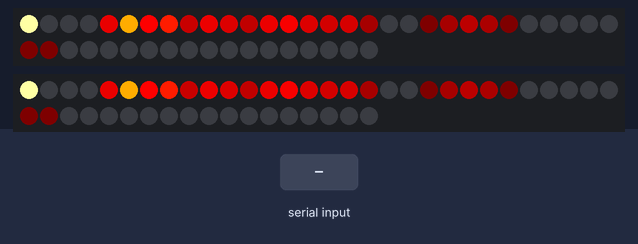
Simulated run of this sketch. Board: Arduino Uno, built with avr-gcc and run on an emulated ATmega328P. On the bench: 2 × 48 RGB LEDs in strip order, left to right, continuing on the next row. The test bench sets the inputs (shaded band). Random numbers use the default seed unless the sketch sets one; what the sketch prints to the serial monitor is not drawn.

Above: at 1.25 s.
1.3 s: "b" received over Serial
At 1.38 s:
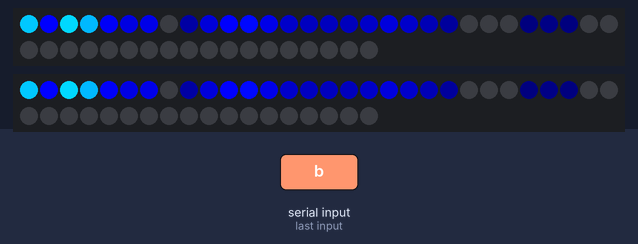
2.9 s: "r" received over Serial
At 2.92 s:
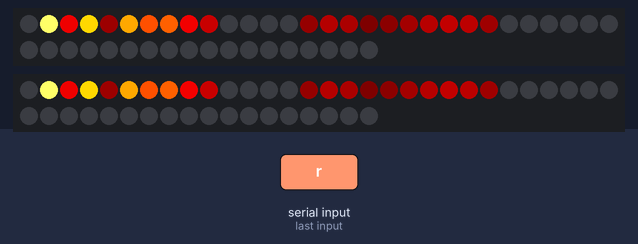
4.6 s: "b" received over Serial
At 4.63 s:
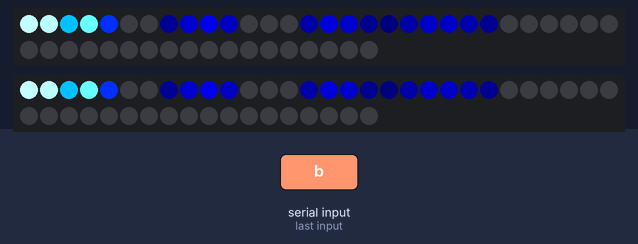
6.3 s: "n" received over Serial
At 6.33 s:
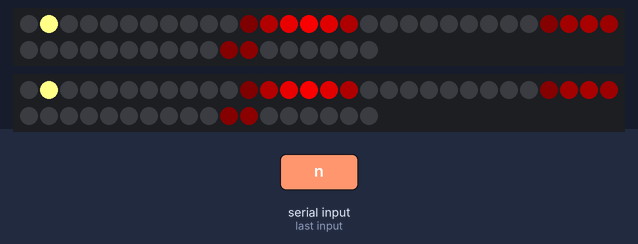
9.2 s: "b" received over Serial
At 9.32 s:
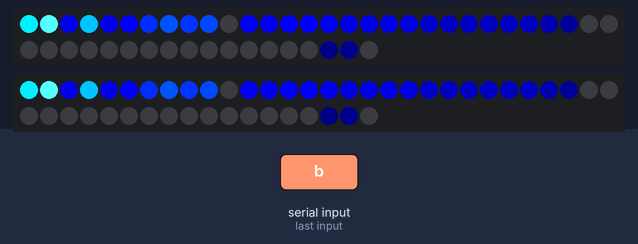

The sketch:

led.ino
```cpp
#include <FastLED.h>

#define NUM_LEDS 48
#define NUM_STRIP 2
#define BRIGHTNESS 64
#define LED_TYPE WS2812B
#define COLOR_ORDER GRB
#define RIGHT_CLIMBER_PIN 6
#define LEFT_CLIMBER_PIN 7
#define COLOR_BLUE 0
#define COLOR_RED 1
#define RIGHT_CLIMBER 0
#define LEFT_CLIMBER 1
CRGB leds[NUM_STRIP][NUM_LEDS];
int animationSelection=0;

void setup()
{
    FastLED.addLeds<LED_TYPE, RIGHT_CLIMBER_PIN, GRB>(leds[RIGHT_CLIMBER], NUM_LEDS).setCorrection(TypicalLEDStrip);
    FastLED.addLeds<LED_TYPE, LEFT_CLIMBER_PIN, GRB>(leds[LEFT_CLIMBER], NUM_LEDS).setCorrection(TypicalLEDStrip);

    Serial.begin(9600);
}
void loop(){
    switch (animationSelection){
      case 0:
        Fire(55,120,30, 3);
        break;
      case 1:
        Fire(55,120,30, COLOR_BLUE);
        break;
      case 2:
        Fire(55,120,30, COLOR_RED);
        break;
    }
}

void serialEvent() {
  byte ser = Serial.read();
  Serial.write(ser);
  if (ser == 'b') {
    animationSelection = 1;
  } else if (ser == 'r'){
    animationSelection = 2;
  } else if (ser == 'n') {
    animationSelection = 0;
  }
}

void CylonSequence() {
  for(int i=0;i<=1;i++){
    if (i==0) {
      CylonBounceReverse(0xff,0, 0, 6, 0, 0, RIGHT_CLIMBER);
      CylonBounceReverse(0,0, 0xff, 6, 0, 0, LEFT_CLIMBER);
    } else {
      CylonBounceReverse(0,0, 0xff, 6, 0, 0, RIGHT_CLIMBER);
      CylonBounceReverse(0xff,0, 0, 6, 0, 0, LEFT_CLIMBER);
    }
  }
}

void setPixel(int Pixel, byte red, byte green, byte blue) {
  for (int i = 0; i<2; i++) {
   setPixelStrip(i,Pixel,red,green,blue);
  }
}

void setPixelStrip(int strip, int Pixel, byte red, byte green, byte blue) {
   leds[strip][Pixel].r = red;
   leds[strip][Pixel].g = green;
   leds[strip][Pixel].b = blue;
}

void setAll(byte red, byte green, byte blue) {
  for(int i = 0; i < NUM_LEDS; i++ ) {
    setPixel(i, red, green, blue);
  }
  showStrip();
}

void showStrip() {
   FastLED.show();
}

void Fire(int Cooling, int Sparking, int SpeedDelay, int color) {
  static byte heat[NUM_LEDS];
  int cooldown;

  // Step 1.  Cool down every cell a little
  for( int i = 0; i < NUM_LEDS; i++) {
    cooldown = random(0, ((Cooling * 10) / NUM_LEDS) + 2);

    if(cooldown>heat[i]) {
      heat[i]=0;
    } else {
      heat[i]=heat[i]-cooldown;
    }
  }

  // Step 2.  Heat from each cell drifts 'up' and diffuses a little
  for( int k= NUM_LEDS - 1; k >= 2; k--) {
    heat[k] = (heat[k - 1] + heat[k - 2] + heat[k - 2]) / 3;
  }

  // Step 3.  Randomly ignite new 'sparks' near the bottom
  if( random(255) < Sparking ) {
    int y = random(7);
    heat[y] = heat[y] + random(160,255);
    //heat[y] = random(160,255);
  }

  // Step 4.  Convert heat to LED colors
  for( int j = 0; j < NUM_LEDS; j++) {
    setPixelHeatColor(j, heat[j], color);
  }

  showStrip();
  delay(SpeedDelay);
}

void setPixelHeatColor (int Pixel, byte temperature, bool color) {
  // Scale 'heat' down from 0-255 to 0-191
  byte t192 = round((temperature/255.0)*191);

  // calculate ramp up from
  byte heatramp = t192 & 0x3F; // 0..63
  heatramp <<= 2; // scale up to 0..252

  // figure out which third of the spectrum we're in:
  if (color == COLOR_BLUE) {
    if( t192 > 0x80) {                     // hottest
      setPixel(Pixel, heatramp, 255, 255);
    } else if( t192 > 0x40 ) {             // middle
      setPixel(Pixel, 0, heatramp, 255);
    } else {                               // coolest
      setPixel(Pixel, 0, 0, heatramp);
    }
  } else if(color == COLOR_RED) {
    if( t192 > 0x80) {                     // hottest
      setPixel(Pixel, 255, 255, heatramp);
    } else if( t192 > 0x40 ) {             // middle
      setPixel(Pixel, 255, heatramp, 0);
    } else {                               // coolest
      setPixel(Pixel, heatramp, 0, 0);
    }
  } else {
    if( t192 > 0x80) {                     // hottest
      setPixel(Pixel, 255, 127+heatramp/2, 255);
    } else if( t192 > 0x40 ) {             // middle
      setPixel(Pixel, 255, 127+heatramp, 0);
    } else {                               // coolest
      setPixel(Pixel, heatramp, heatramp/2, 0);
    }
  }
}

void CylonBounceReverse(byte red, byte green, byte blue, int EyeSize, int SpeedDelay, int ReturnDelay, int strip){
  for(int i = NUM_LEDS-EyeSize; i > 0; i--) {
    setAll(0,0,0);
    setPixelStrip(strip,i, red/10, green/10, blue/10);
    for(int j = 1; j <= EyeSize; j++) {
      setPixelStrip(strip,i+j, blue,  green, red);
    }
    setPixelStrip(strip,i+EyeSize+1, red/10, green/10, blue/10);
    showStrip();
    delay(SpeedDelay);
  }
  delay(ReturnDelay);
  for(int i = 0; i < NUM_LEDS-EyeSize; i++) {
    setAll(0,0,0);
    setPixelStrip(strip,i, red/10, green/10, blue/10);
    for(int j = 1; j <= EyeSize; j++) {
      setPixelStrip(strip,i+j, blue, green, red);
    }
    setPixelStrip(strip,i+EyeSize+1, red/10, green/10, blue/10);
    showStrip();
    delay(SpeedDelay);
  }
}
```
